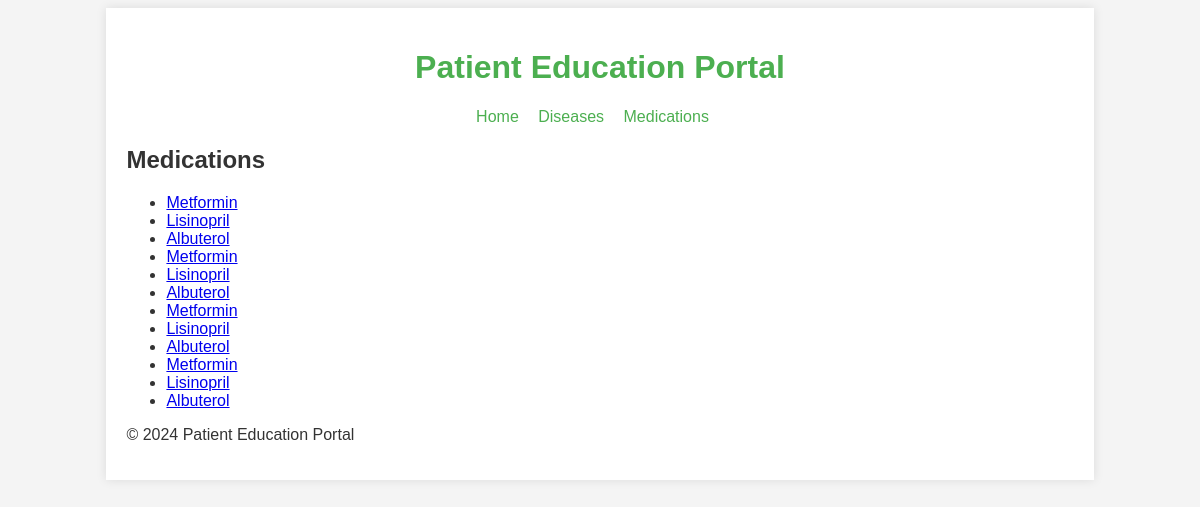
/medications, run on the app's committed database.
### tables this page shows
CREATE TABLE medications (
            id INTEGER PRIMARY KEY AUTOINCREMENT,
            name TEXT NOT NULL,
            usage TEXT NOT NULL,
            before TEXT,
            after TEXT
        );

### app.py (the view)
@app.route('/medications')
def medications():
    conn = sqlite3.connect('database.db')
    cursor = conn.cursor()
    cursor.execute('SELECT * FROM medications')
    medications = cursor.fetchall()
    conn.close()
    return render_template('medications.html', medications=medications)

### templates/medications.html (shortened to what this page needs)
{% extends "base.html" %}
{% block content %}
    <h2>Medications</h2>
    <ul>
        {% for medication in medications %}
            <li>
                <a href="{{ url_for('medication', medication_id=medication[0]) }}">{{ medication[1] }}</a>
            </li>
        {% endfor %}
    </ul>
{% endblock %}

### static/css/style.css (style rules this page uses)
body { font-family: Arial, sans-serif; background-color: #f4f4f4; color: #333; }

### data on the page
medications: name "Metformin"
medications: name "Lisinopril"
medications: name "Albuterol"
medications: name "Metformin"
medications: name "Lisinopril"
medications: name "Albuterol"
medications: name "Metformin"
medications: name "Lisinopril"
medications: name "Albuterol"
medications: name "Metformin"
medications: name "Lisinopril"
medications: name "Albuterol"
